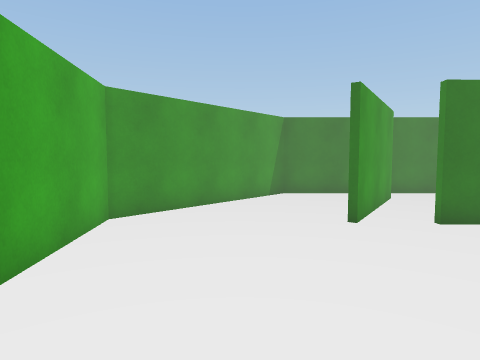
View 1 (above)

14 first-person views from a walk through a Unity game level. The camera is 1.4 m above the floor, tilts 4° down and sees 75° across. The floor is counted in squares, 1 m on a side. Each view is taken from the middle of a square. On the plan, view 1 faces up. The plan holds only what a view shows up to about 14 squares ahead; the rest is blank. The place goes on beyond the plan. The player is left out. Some animated figures are not drawn. Surface patterns are stand-ins for the level's own textures.

View 2
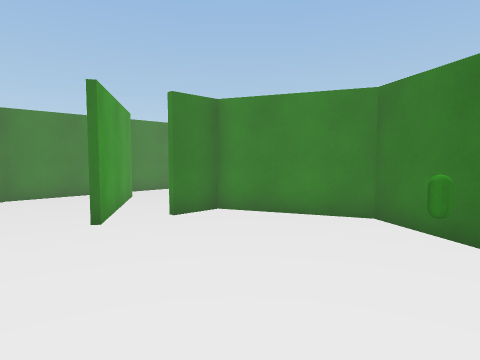

View 3
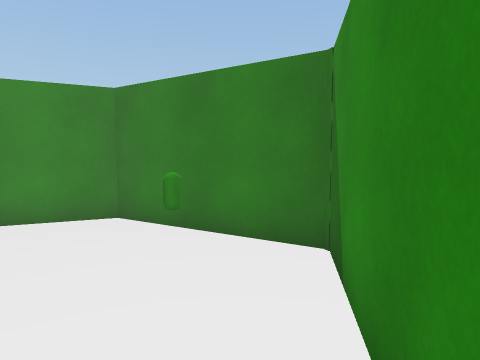

View 4
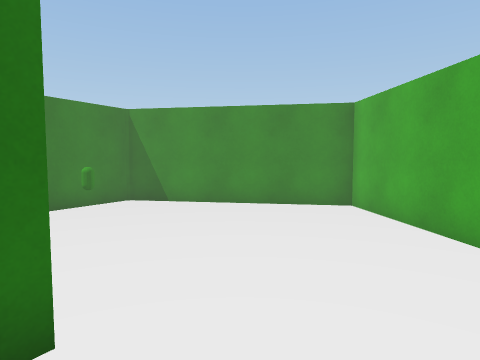

View 5
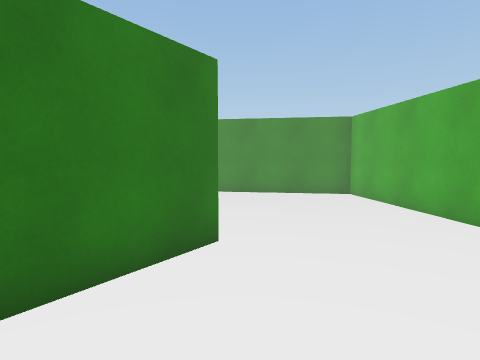

View 6
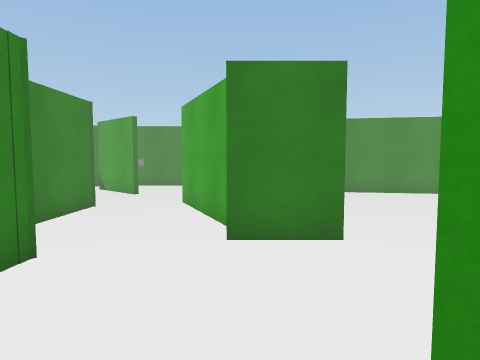

View 7
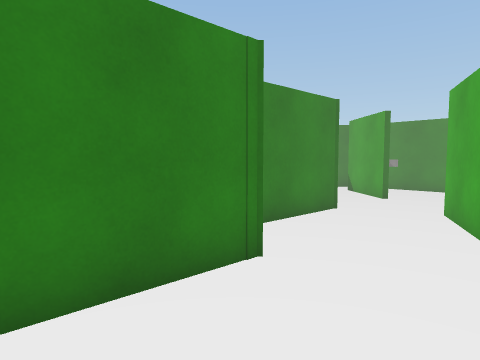

View 8
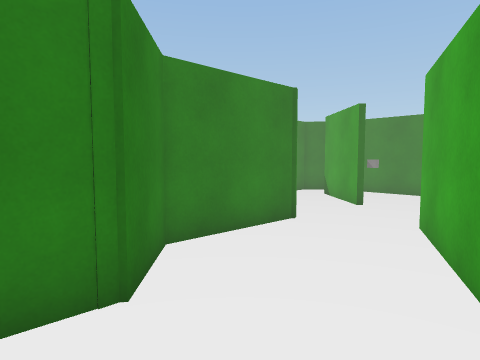

View 9
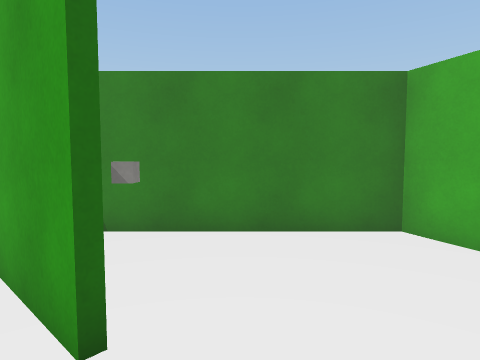

View 10
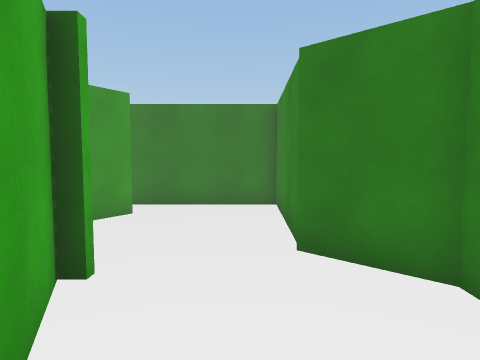

View 11
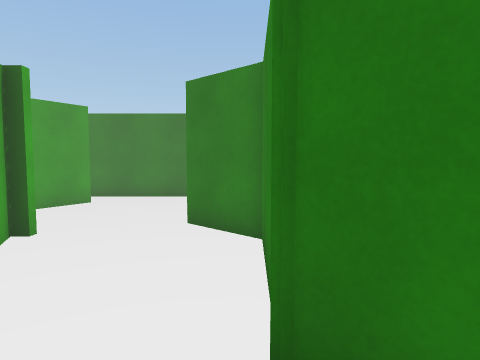

View 12
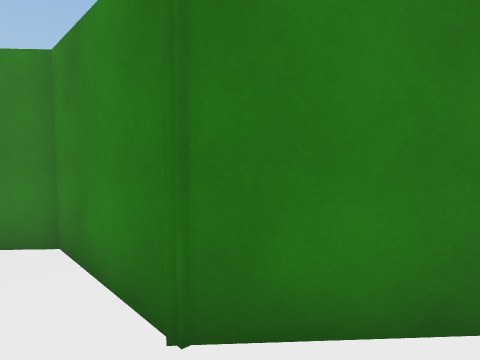

View 13
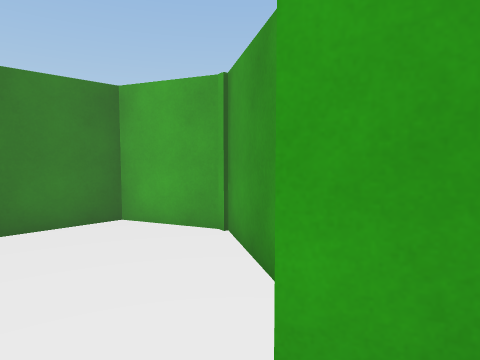

View 14
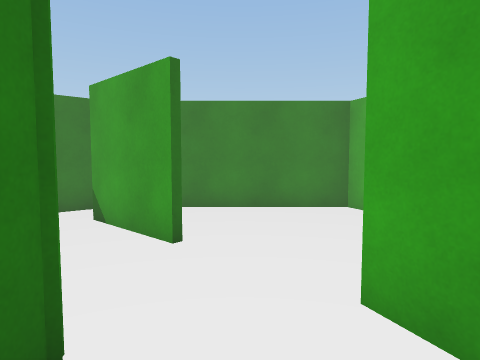

### Floor plan
Points are (right, up) in squares from view 1. A wall is a line through its corners. A room is listed if a view was taken in it or the views show most of it. See-through windows are left out.
Room 1 (views 1, 2, 3, 4, 5)
walls: (2.3, 6.7) (4.1, 9.4); (4.7, -1.4) (7.3, 2.9) (5.7, 6.5) (4.1, 6.5); (3.4, 12.4) (1.7, 12.4) (-3, 7.1) (-2.3, -0.2) (4.9, -1.4)
ways out: opening at (4.5, 11.5) to room 2
objects: green capsule (5, 1)
Room 2 (views 6, 7, 8, 9, 10, 11, 12, 13, 14)
walls: (5.8, 6.6) (7.8, 2); (6.3, 0.9) (4.9, -1.4) (5.9, -3.9) (11.6, -3.9); (4.1, 6.7) (6.3, 6.7); (12, 1.3) (10.3, 2.9) (10.4, 6.3) (8.9, 7.6) (9.1, 12.4) (3.4, 12.4); (5.3, 10.9) (2.5, 6.6)
ways out: opening at (4.5, 11.5) to room 1
Room 3 (no view inside)
walls: (10, 0) (12.3, -2.1)

Where each view was taken, in squares from view 1:
view 1: 0 up, 0 right, facing up
view 2: 0 up, 0 right, facing up-right
view 3: 0 up, 0 right, facing right
view 4: 9 up, 1 right, facing down
view 5: 12 up, 2 right, facing down
view 6: 12 up, 6 right, facing down
view 7: 11 up, 6 right, facing down-right
view 8: 9 up, 6 right, facing down-right
view 9: 2 up, 9 right, facing down
view 10: 3 up, 8 right, facing up
view 11: 1 up, 10 right, facing up
view 12: 1 up, 9 right, facing up-right
view 13: 3 up, 9 right, facing down-left
view 14: 5 up, 9 right, facing down
